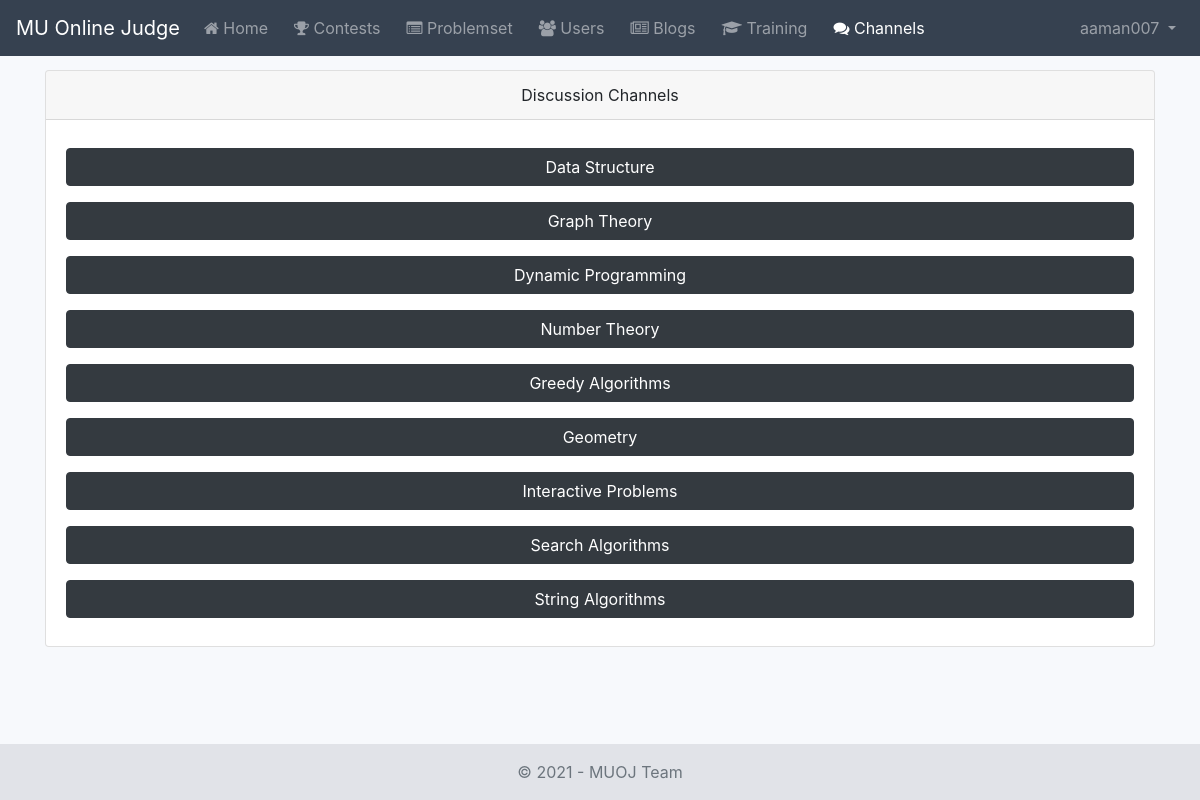
Page /channels/ (signed in) on the committed database.
### channel/models.py (models this page shows, shortened)
class Channel(models.Model):
    title = models.CharField(verbose_name=_('Title'), max_length=150, unique=True)
    members = models.ManyToManyField(
        to=User,
        verbose_name=_('Members'),
        related_name='channels'
    )
    class Meta:
        ordering = ['id']
        verbose_name = _('Channel')
        verbose_name_plural = _('Channels')

### channel/views.py (the view)
# urls.py: path('', ChannelListView.as_view(), name='channel-list'),
class ChannelListView(LoginRequiredMixin, ListView):
    model = Channel
    template_name = 'channel/channel_list.html'
    context_object_name = 'channels'
    def get_queryset(self):
        return Channel.objects.all()
    def get_context_data(self, *args, **kwargs):
        context = super().get_context_data(*args, **kwargs)
        context.update({
            'channel_nav': 'active'
        })
        return context

### channel/templates/channel/channel_list.html
{% extends 'channel/base.html' %}
{% block content %}
    <div class="card text-center">
        <div class="card-header">
            Discussion Channels
        </div>
        <div class="card-body d-flex flex-column">
            {% for channel in channels %}
                <a class="btn btn-dark my-2" href="{% url 'channel:message-list' channel.id %}"> {{ channel.title }} </a>
            {% endfor %}
        </div>
    </div>
{% endblock %}

### templates/base.html (shortened to what this page needs)
{% load static %}
<!doctype html>
<html lang="en" class="h-100">
<head>
    <link rel="stylesheet" href="https://stackpath.bootstrapcdn.com/bootstrap/4.5.0/css/bootstrap.min.css"
>
    <link rel="stylesheet" href="https://stackpath.bootstrapcdn.com/font-awesome/4.7.0/css/font-awesome.min.css"/>
    <link rel="stylesheet" href="https://cdnjs.cloudflare.com/ajax/libs/tempusdominus-bootstrap-4/5.1.2/css/tempusdominus-bootstrap-4.min.css"
/>
    <link rel="stylesheet" href="https://cdnjs.cloudflare.com/ajax/libs/tempusdominus-bootstrap-4/5.1.2/css/tempusdominus-bootstrap-4.min.css"
/>
    <link rel="stylesheet" href="https://cdnjs.cloudflare.com/ajax/libs/toastr.js/latest/toastr.min.css"
 />
    <link rel="stylesheet" href="https://cdnjs.cloudflare.com/ajax/libs/Chart.js/2.9.4/Chart.min.css"
 />
    <link rel="stylesheet" href="https://cdnjs.cloudflare.com/ajax/libs/highlight.js/9.7.0/styles/default.min.css">
    <link href="{% static 'core/css/base.css' %}" rel="stylesheet">
</head>
<body class="d-flex flex-column h-100 bg-light-blue">
    <header>
        <nav class="navbar navbar-expand-md navbar-dark fixed-top bg-dark-blue">
            <a class="navbar-brand" href="/">
                MU Online Judge
            </a>
            <div class="collapse navbar-collapse" id="navbarCollapse">
                <ul class="navbar-nav  mr-auto">
                    <li class="nav-item {{ home }}">
                        <a class="nav-link" href="/"><i class="fa fa-home" aria-hidden="true"></i> Home <span class="sr-only">(current)</span></a>
                    </li>
                    <li class="nav-item {{ contest_nav }}">
                        <a class="nav-link" href="{% url 'contest:running-contest-list' %}"><i class="fa fa-trophy" aria-hidden="true"></i> Contests</a>
                    </li>
                    <li class="nav-item {{ problemset_nav }}">
                        <a class="nav-link" href="{% url 'problemset:problem-list' %}"><i class="fa fa-list-alt" aria-hidden="true"></i> Problemset</a>
                    </li>
                    <li class="nav-item {{ users_nav }}">
                        <a class="nav-link" href="{% url 'accounts:user-list' %}"><i class="fa fa-users" aria-hidden="true"></i> Users</a>
                    </li>
                    <li class="nav-item {{ blog_nav }}">
                        <a class="nav-link" href="{% url 'blog:blog-list' %}"><i class="fa fa-newspaper-o" aria-hidden="true"></i> Blogs</a>
                    </li>
                    <li class="nav-item {{ training_nav }}">
                        <a class="nav-link" href="{% url 'training:tutorial-list' %}"><i class="fa fa-graduation-cap" aria-hidden="true"></i> Training</a>
                    </li>
                    <li class="nav-item {{ channel_nav }}">
                        <a class="nav-link" href="{% url 'channel:channel-list' %}"><i class="fa fa-comments" aria-hidden="true"></i> Channels </a>
                    </li>
                </ul>
                <ul class="navbar-nav ml-auto">
                    {% if user.is_authenticated %}
                        <li class="nav-item dropdown">
                            <a class="nav-link dropdown-toggle" href="#" id="navbarDropdown" role="button" data-toggle="dropdown" aria-haspopup="true" aria-expanded="false">
                                {{ user.username }}
                            </a>
                        </li>
                    {% else %}
                        <a class="nav-item nav-link" href="{% url 'login' %}">Login</a>
	          		    <a class="nav-item nav-link" href="{% url 'register' %}">Register</a>
                    {% endif %}
                </ul>
            </div>
        </nav>
    </header>
    <main role="main" class="flex-shrink-0">
        <div class="container">
            {% block content %}
            {% endblock %}
        </div>
    </main>
    <footer class="footer mt-auto py-3">
        <div class="container text-center">
            <span class="text-muted">&copy; {% now "Y" %} - MUOJ Team</span>
        </div>
    </footer>
</body>
</html>

### static_local/core/css/base.css (style rules this page uses)
* { list-style: none; margin: 0; padding: 0; box-sizing: border-box; }
main > .container { padding: 70px 15px 15px; }
.footer { background-color: #e1e3e8; }
.footer > .container { padding-right: 15px; padding-left: 15px; }
.bg-dark-blue { color: #495057; background-color: #364150; }
.bg-light-blue { background-color: #f7f9fc; }
.navbar .nav-item:not(:last-child) { margin-right: 10px; }
.dropdown-toggle::after { transition: transform 0.15s linear; }
nav ul { margin: 0; padding: 0; text-align: center; }

### rows in the picture
Channel: title "Data Structure"
Channel: title "Graph Theory"
Channel: title "Dynamic Programming"
Channel: title "Number Theory"
Channel: title "Greedy Algorithms"
Channel: title "Geometry"
Channel: title "Interactive Problems"
Channel: title "Search Algorithms"
Channel: title "String Algorithms"

### other values in the picture
{{ user.username }} "aaman007"
